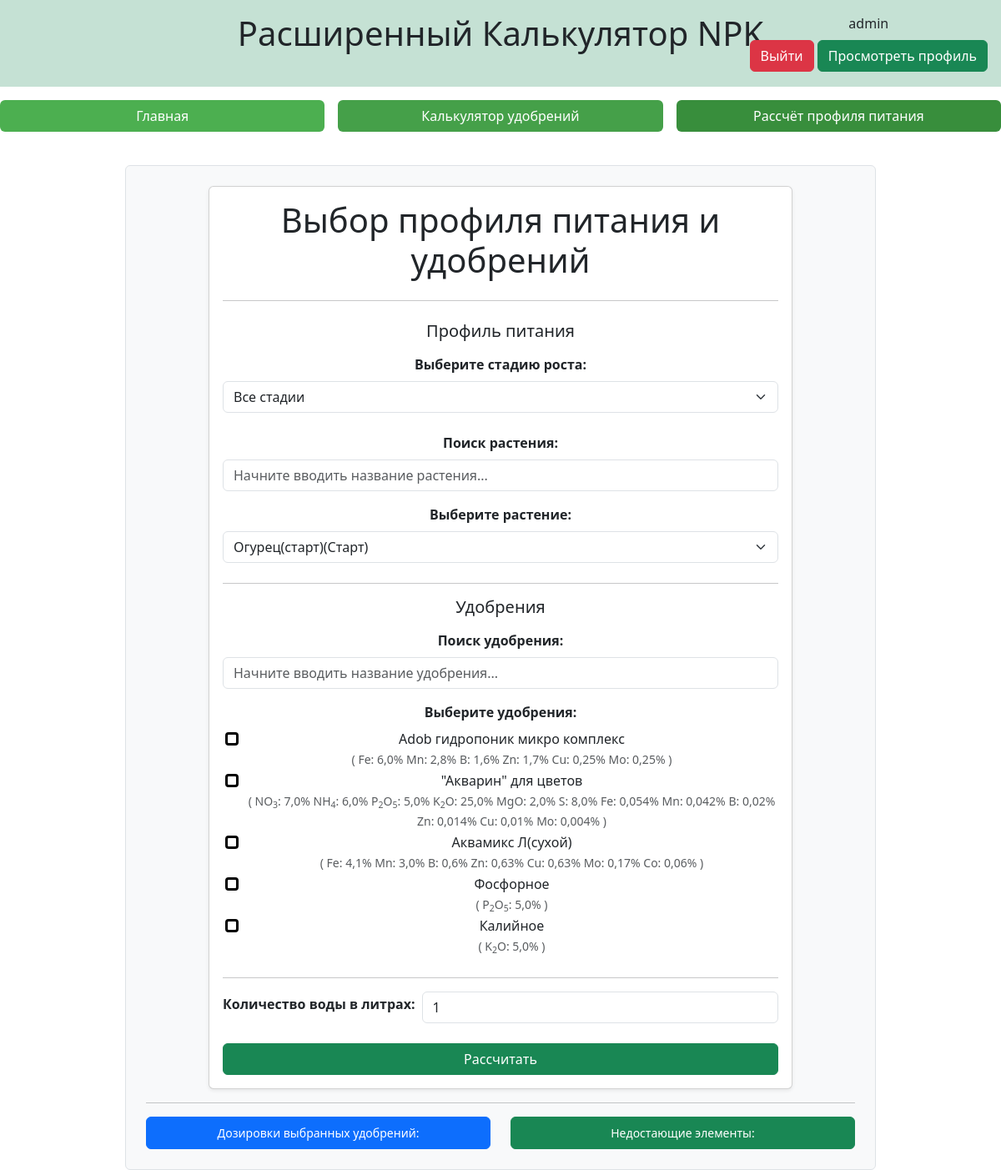
Before: /calc (signed in) with the older database file.
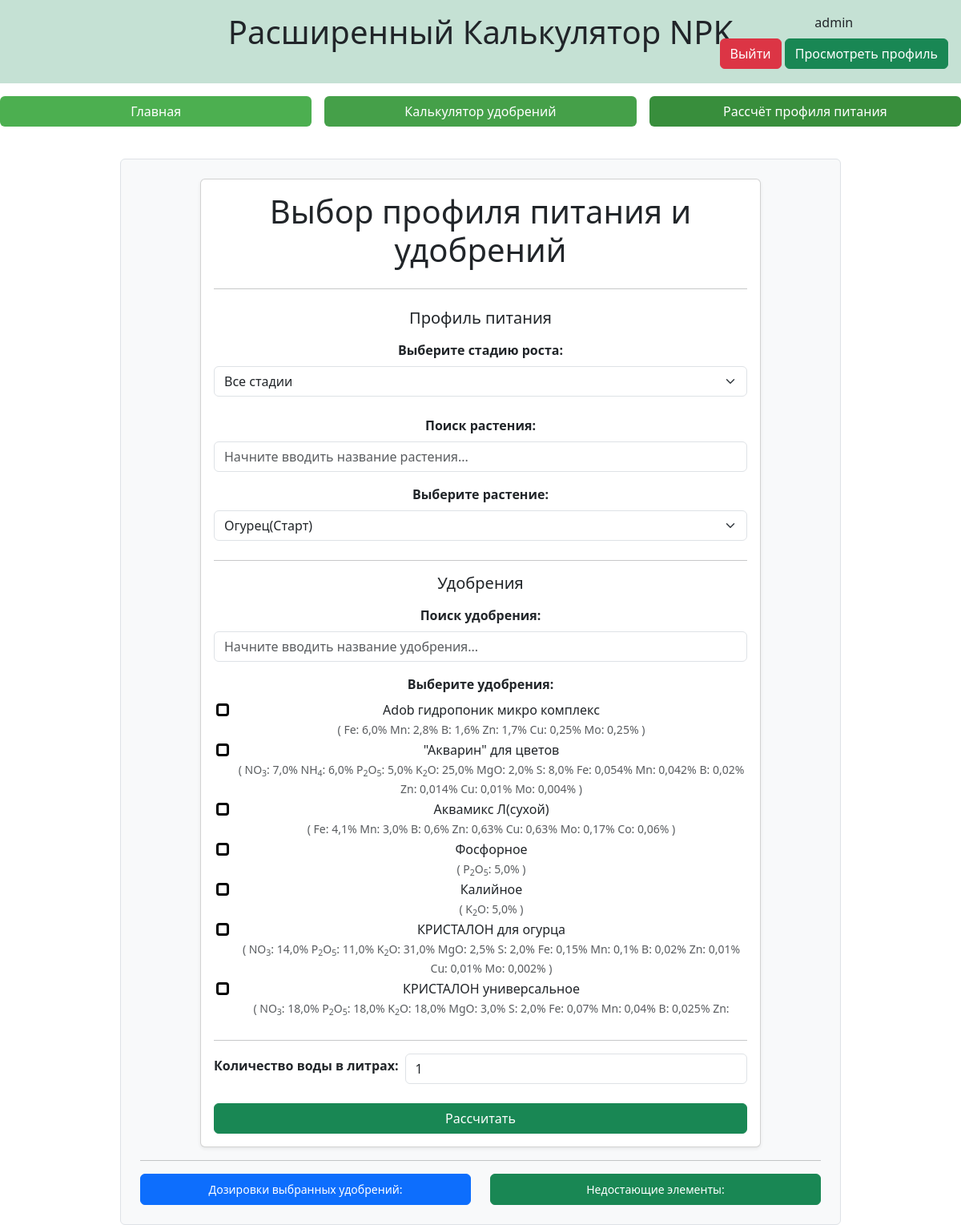
After: the same page with the newer database file.
### main/models.py (models this page shows, shortened)
class Fertilizer(models.Model):
    user = models.ForeignKey(get_user_model(), on_delete=models.CASCADE, null=True, blank=True)
    is_public = models.BooleanField(default=False)
    name = models.CharField('Название',max_length=100)
    nh4 = models.FloatField('% NH4', default=0)
    no3 = models.FloatField('% NO3', default=0)
    p2o5 = models.FloatField('% P2O5', default=0)
    k2o = models.FloatField('% K2O', default=0)
    cao = models.FloatField('% CaO', default=0)
    mgo = models.FloatField('% MgO', default=0)
    s = models.FloatField('% S', default=0)
    cl = models.FloatField('% Cl', default=0)
    fe = models.FloatField('% Fe', default=0)
    mn = models.FloatField('% Mn', default=0)
    b = models.FloatField('% B', default=0)
    zn = models.FloatField('% Zn', default=0)
    cu = models.FloatField('% Cu', default=0)
    mo = models.FloatField('% Mo', default=0)
    co = models.FloatField('% Co', default=0)
    si = models.FloatField('% Si', default=0)

### main/views.py (the view, shortened to what this page needs)
# urls.py: path('calc', views.calc, name='calc'),
def calc(request):
    if request.user.is_authenticated:
        fertilizers = Fertilizer.objects.filter(Q(user=request.user) | Q(is_public=True))
        p_profiles = P_profile.objects.filter(Q(user=request.user) | Q(is_public=True))
    else:
        fertilizers = Fertilizer.objects.filter(Q(is_public=True))
        p_profiles = P_profile.objects.filter(Q(is_public=True))
    names = []
    answer = []
    er=""
    profile=[]
    el_names=[]
    selected_fertilizers = []
    selected_profile = p_profiles[0]
    return render(request, 'main/calc.html', {'fertilizers': fertilizers, 'p_profiles': p_profiles, 'answer': dict(zip(names, answer)), 'er': er, 'res': dict(zip(el_names, profile)), 'selected_fertilizers': [x.id for x in selected_fertilizers], 'selected_profile': selected_profile.id})

### main/templates/main/calc.html (shortened to what the changed rows need)
{% extends "main/index.html" %}
{% block content %}
<div class="container">
    <div class="card shadow-sm mx-auto" style="max-width: 700px;">
        <div class="card-body">
            <h1 class="card-title text-center mb-4">Выбор профиля питания и удобрений</h1>
            <form method="post">
                <div class="mb-4">
                    <div class="mb-4">
                        <label for="ProfileSelect" class="form-label fw-bold">Выберите растение:</label>
                        <select class="form-select" id="ProfileSelect" name="p_profile">
                            {% for profile in p_profiles %}
                            <option value="{{ profile.id }}" {% if selected_profile == profile.id %}selected{% endif %}
                                data-growth-stage="{{ profile.growth_stage }}"
                                title="{% if profile.no3 %}NO₃: {{ profile.no3 }} мг/л; {% endif %}{% if profile.nh4 %}NH₄: {{ profile.nh4 }} мг/л; {% endif %}{% if profile.p %}P: {{ profile.p }} мг/л; {% endif %}{% if profile.k %}K: {{ profile.k }} мг/л; {% endif %}{% if profile.ca %}Ca: {{ profile.ca }} мг/л; {% endif %}{% if profile.mg %}Mg: {{ profile.mg }} мг/л; {% endif %}{% if profile.s %}S: {{ profile.s }} мг/л; {% endif %}{% if profile.cl %}Cl: {{ profile.cl }} мг/л; {% endif %}{% if profile.fe %}Fe: {{ profile.fe }} мкг/л; {% endif %}{% if profile.mn %}Mn: {{ profile.mn }} мкг/л; {% endif %}{% if profile.b %}B: {{ profile.b }} мкг/л; {% endif %}{% if profile.zn %}Zn: {{ profile.zn }} мкг/л; {% endif %}{% if profile.cu %}Cu: {{ profile.cu }} мкг/л; {% endif %}{% if profile.mo %}Mo: {{ profile.mo }} мкг/л; {% endif %}{% if profile.co %}Co: {{ profile.co }} мкг/л; {% endif %}{% if profile.si %}Si: {{ profile.si }} мкг/л{% endif %}">
                            {{ profile.name }}({{ profile.get_growth_stage_display }})
                        </option>
                            {% endfor %}
                        </select>
                    </div>
                    <div style="max-height: 400px; overflow-y: auto; padding-left: 3px;">
                        {% for fertilizer in fertilizers %}
                        <div class="form-check">
                            <input class="form-check-input" style="border: solid;" type="checkbox" name="fertilizers" value="{{ fertilizer.id }}" id="fert{{ fertilizer.id }}" {% if fertilizer.id in selected_fertilizers %}checked{% endif %}>
                            <label class="form-check-label" for="fert{{ fertilizer.id }}">
                                {{ fertilizer.name }}<br>
                                <small class="text-muted">(
                                    {% if fertilizer.no3 %} NO<sub>3</sub>: {{ fertilizer.no3 }}%{% endif %}
                                    {% if fertilizer.nh4 %} NH<sub>4</sub>: {{ fertilizer.nh4 }}%{% endif %}
                                    {% if fertilizer.p2o5 %} P<sub>2</sub>O<sub>5</sub>: {{ fertilizer.p2o5 }}%{% endif %}
                                    {% if fertilizer.k2o %} K<sub>2</sub>O: {{ fertilizer.k2o }}%{% endif %}
                                    {% if fertilizer.mgo %} MgO: {{ fertilizer.mgo }}%{% endif %}
                                    {% if fertilizer.s %} S: {{ fertilizer.s }}%{% endif %}
                                    {% if fertilizer.fe %} Fe: {{ fertilizer.fe }}%{% endif %}
                                    {% if fertilizer.mn %} Mn: {{ fertilizer.mn }}%{% endif %}
                                    {% if fertilizer.b %} B: {{ fertilizer.b }}%{% endif %}
                                    {% if fertilizer.zn %} Zn: {{ fertilizer.zn }}%{% endif %}
                                    {% if fertilizer.cu %} Cu: {{ fertilizer.cu }}%{% endif %}
                                    {% if fertilizer.mo %} Mo: {{ fertilizer.mo }}%{% endif %}
                                    {% if fertilizer.co %} Co: {{ fertilizer.co }}%{% endif %}
                                )</small>
                            </label>
                        </div>
                        {% endfor %}
                    </div>
                </div>
            </form>
        </div>
    </div>
</div>
{% endblock %}

Changed rows visible on the page:
added Fertilizer: name "КРИСТАЛОН для огурца", no3 "14,0", p2o5 "11,0", k2o "31,0", mgo "2,5", s "2,0", fe "0,15", mn "0,1", b "0,02", zn "0,01", cu "0,01", mo "0,002"
added Fertilizer: name "КРИСТАЛОН универсальное", no3 "18,0", p2o5 "18,0", k2o "18,0", mgo "3,0", s "2,0", fe "0,07", mn "0,04", b "0,025"
Other visible differences:
form field p_profile: "Огурец(старт)(Старт)" → "Огурец(Старт)"
